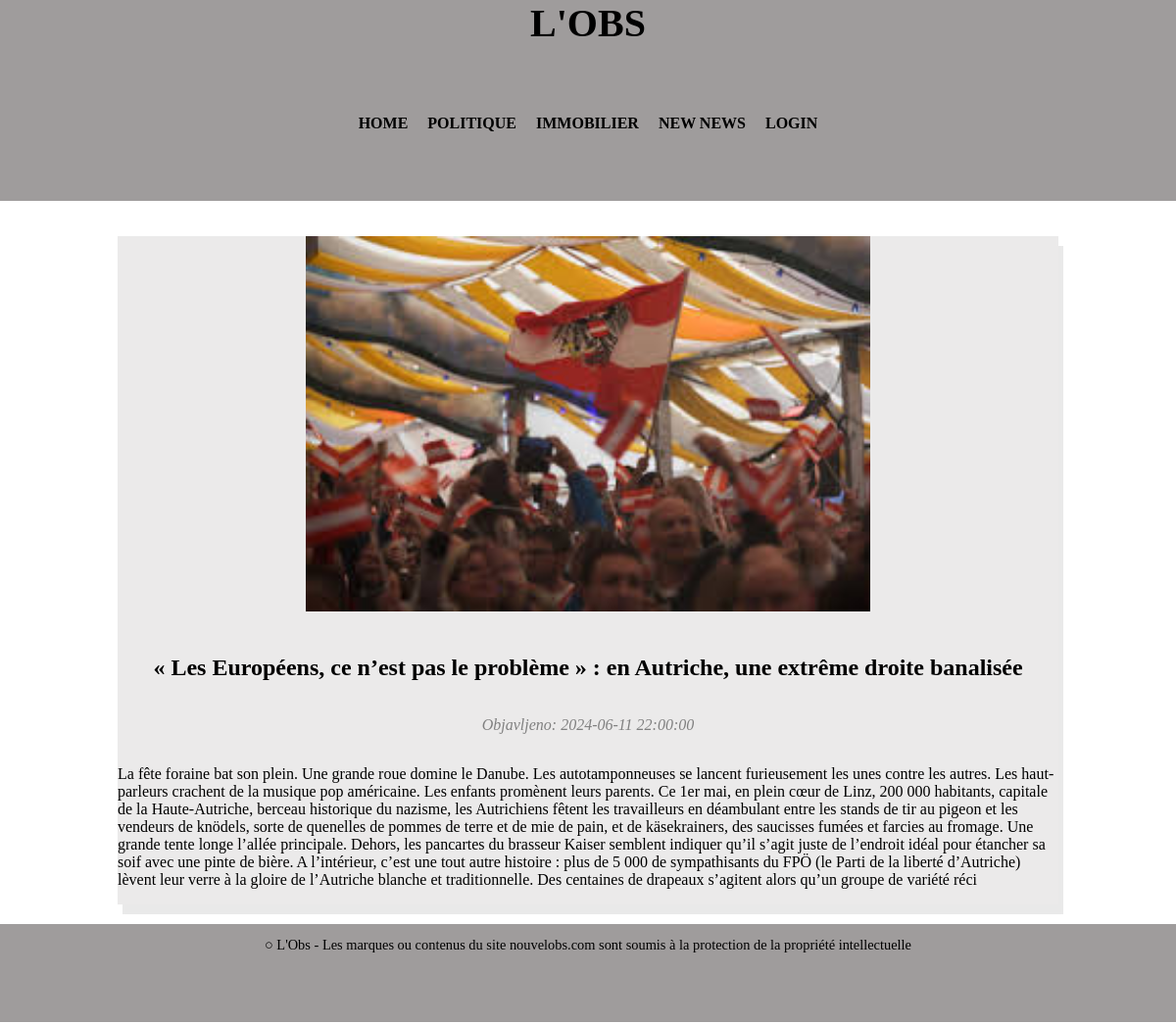
The app's page /clanak.php?id=9 with its own data.
### tables this page shows
CREATE TABLE `clanci` (
  `id` int(11) NOT NULL,
  `naslov` varchar(255) NOT NULL,
  `sadrzaj` text NOT NULL,
  `kategorija` varchar(70) NOT NULL,
  `datum_kreiranja` timestamp NOT NULL DEFAULT current_timestamp(),
  `arhiva` tinyint(1) DEFAULT NULL,
  `slika` varchar(70) NOT NULL,
  `kratki_sadrzaj` text NOT NULL
);

### clanak.php (the view, shortened to what this page needs)
<?php
    include 'config.php';
?>
<!DOCTYPE html>
<html lang="en">
<head>
    <link rel="stylesheet" type="text/css" href="style.css">
</head>
<body>
    <header>
        <div class="container">
            <h1>L'OBS</h1>
        </div>
        <div class="container">
            <nav>
                <ul>
                <li><a href="index.php">HOME</a></li>
                    <li><a href="kategorija.php?category=politika">POLITIQUE</a></li>
                    <li><a href="kategorija.php?category=nekretnine">IMMOBILIER</a></li>
                    <li><a href="unos.html">NEW NEWS</a></li>
                    <?php
                    if (isset($_SESSION['username'])) {
                        echo '<li><a href="logout.php">LOGOUT</a></li>';
                    } else {
                        echo '<li><a href="administracija.php">LOGIN</a></li>';
                    }
                    ?>
                </ul>
            </nav>
        </div>
    </header>
    <div class="container2">
        <?php
            if(isset($_GET['id'])) {
                $id = $_GET['id'];
                $sql = "SELECT * FROM clanci WHERE id = ?";
                $stmt = $conn->prepare($sql);
                $stmt->bind_param("i", $id);
                $stmt->execute();
                $result = $stmt->get_result();
                if ($result->num_rows > 0) {
                    while($row = $result->fetch_assoc()) {
                        if (!empty($row["slika"])) {
                            echo '<div class="im2"><img class="im" src="' .  UPLPATH . $row['slika'] . '" alt="Image"></div>';
                        }
                        echo "<h2>" . $row["naslov"]. "</h2>";
                        echo "<i><p style='color:grey'>Objavljeno: " . $row['datum_kreiranja']. "</p></i>";
                        echo "<p>" . $row["sadrzaj"]. "</p>";
                    }
                } else {
                    echo "Članak nije pronađen.";
                }
            } else {
                echo "Nije odabran članak za prikaz.";
            }
        ?>
    </div>
    <footer>
        <div class="container">
            <p id="footer">○ L'Obs - Les marques ou contenus du site nouvelobs.com sont soumis à la protection de la propriété intellectuelle</p>
        </div>
    </footer>
</body>
</html>

### style.css (style rules this page uses)
html, body { height: 100%; margin: 0; font-family: Frank Ruhl Libre; }
body { display: flex; flex-direction: column; height: 110%; }
header, footer { background-color: #9f9c9c; padding: 0; text-align: center; }
.container { width: 80%; margin: 0 auto; flex-wrap: nowrap; display: flex; flex-direction: row; justify-content: space-evenly; align-items: center; padding-bottom: 5%; }
.container2 { width: 80%; margin: 0 auto; margin-top: 3%; flex-wrap: nowrap; display: flex; flex-direction: column; justify-content: space-evenly; align-items: center; margin-bottom: 20px; box-shadow: 5px 10px rgba(45, 43, 43, 0.1); box-sizing: border-box; background-color: #ebeaea; }
.im { width: 100%; position: top; }
.im2 { width: 60%; }
h1 { font-size: 2.5em; margin: 0; }
h2 { text-align: center; margin-top: 40px; margin-bottom: 20px; font-family: Frank Ruhl Libre; }
ul { list-style-type: none; margin: 0; padding: 0; display: flex; justify-content: center; }
li { margin: 10px; }
a, h2 { color: black; text-decoration: none; font-weight: bold; }
footer { background-color: #9f9c9c; height: 100px; display: flex; justify-content: center; align-items: center; color: white; font-size: 0.9em; padding: 0 20px; box-sizing: border-box; }
#footer { color: black; }

### records on screen
clanci: slika (picture), naslov "« Les Européens, ce n’est pas le problème » : en Autriche, une extrême droite banalisée", datum_kreiranja "2024-06-11 22:00:00", sadrzaj "La fête foraine bat son plein. Une grande roue domine le Danube. Les autotamponneuses se lancent furieusement les unes contre les autres. Les haut-parleurs crachent de la musique pop américaine. Les enfants promènent leurs parents. Ce 1er mai, en plein cœur de Linz, 200 000 habitants, capitale de la Haute-Autriche, berceau historique du nazisme, les Autrichiens fêtent les travailleurs en déambulant entre les stands de tir au pigeon et les vendeurs de knödels, sorte de quenelles de pommes de terre et de mie de pain, et de käsekrainers, des saucisses fumées et farcies au fromage. Une grande tente longe l’allée principale. Dehors, les pancartes du brasseur Kaiser semblent indiquer qu’il s’agit…"
